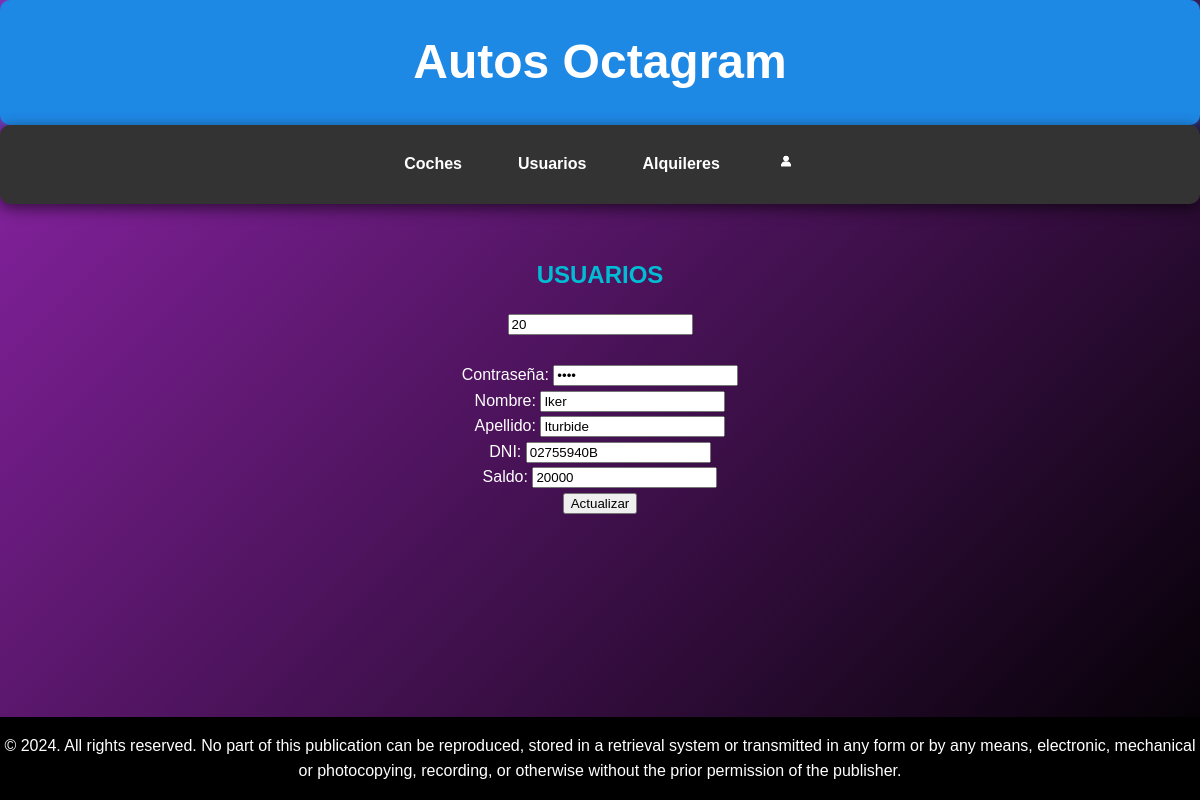
The page /usuarios/modificar2.php (signed in) on the database its author committed.
### tables this page shows
CREATE TABLE `usuarios` (
  `id_usuario` int(10) unsigned NOT NULL AUTO_INCREMENT,
  `password` varchar(100) DEFAULT NULL,
  `nombre` varchar(50) DEFAULT NULL,
  `apellidos` varchar(50) DEFAULT NULL,
  `dni` varchar(9) DEFAULT NULL,
  `saldo` float DEFAULT NULL,
  `tipo_usuario` enum('comprador','vendedor','administrador') DEFAULT NULL,
  PRIMARY KEY (`id_usuario`)
);

### usuarios/modificar2.php (the view, shortened to what this page needs)
<!DOCTYPE html>
<html lang="es">
	<head>
		<link rel="stylesheet" href="../index.css">
	</head>
	<body>
        <?php
            $conn = mysqli_connect ("localhost", "root", "rootroot", "concesionario");
        ?>
		<header class="header">
            <h1>Autos Octagram</h1>
        </header>
        <nav class="navega">
            <ul>
                <li>
                    <a href="../coches/coches.php">Coches</a>
                </li>
                <?php if ($_SESSION['tipo']=='vendedor' || $_SESSION['tipo']=='administrador' || $_SESSION['tipo']=='comprador'){ ?>
                <li>
                    <a href="../usuarios/usuarios.php">Usuarios</a>
                </li>
                <?php } ?>
                <?php if ($_SESSION['tipo']=='vendedor' || $_SESSION['tipo']=='administrador' || $_SESSION['tipo']=='comprador'){ ?>
                    <li>
                        <a href="../alquileres/alquileres.php">Alquileres</a>
                    </li>
                <?php } ?>
                <li>
                    <a href="../registro.php"><img src="../icono.png" width="20"></a>
                </li>
            </ul>
        </nav>
        <main class="contenido">
        <h2>USUARIOS</h2>
        <?PHP
            if ($_SESSION['tipo']=='administrador') {
                $id_usuario = $_POST['id_usuario'];
            }
            else{
                $id_usuario = $_SESSION['id_usuario'];
            }
            $sql = "select * from usuarios where id_usuario = $id_usuario";
            $result= mysqli_query($conn,$sql);
            if (mysqli_num_rows($result)>0){
                while($row=mysqli_fetch_assoc($result)){
        ?>
            <form action="modificar3.php" method="post">
                <input type="text" readonly name="id" value="<?php echo $row['id_usuario']; ?>"><br><br>
                <label for="password">Contraseña:</label>
                <input type="password" name="password" value="<?php echo $row['password']; ?>" required><br>
                <label for="nombre">Nombre:</label>
                <input type="text" name="nombre" value="<?php echo $row['nombre']; ?>" required><br>
                <label for="apellidos">Apellido:</label>
                <input type="text" name="apellidos" value="<?php echo $row['apellidos']; ?>" required><br>
                <label for="dni">DNI:</label>
                <input type="text" name="dni" value="<?php echo $row['dni']; ?>" required><br>
                <label for="saldo">Saldo:</label>
                <input type="number" name="saldo" value="<?php echo $row['saldo']; ?>" required><br>
                <input type="submit" value="Actualizar">
            </form>
            <?php
            }}
            ?>
        </main>
        <footer class="footer">
            <p> © 2024. All rights reserved. No part of this publication can be reproduced, stored in a retrieval system or transmitted in any form or by any means,
                electronic, mechanical or photocopying, recording, or otherwise without the prior permission of the publisher.</p>
        </footer>
	</body>
</html>

### index.css (style rules this page uses)
body, h1, h2, p, ul, li, a { margin: 0; padding: 0; box-sizing: border-box; }
body { font-family: Arial, sans-serif; line-height: 1.6; background-color: #212121; color: #fff; display: flex; flex-direction: column; min-height: 100vh; background: linear-gradient(135deg, #8e24aa, #000000); }
.header { background-color: #1e88e5; color: white; text-align: center; padding: 1.5rem 0; box-shadow: 0 4px 20px rgba(30, 136, 229, 0.7); border-radius: 10px; transition: transform 0.3s ease, background-color 0.3s ease; }
.header h1 { margin: 0; font-size: 3rem; }
.navega { background-color: #333; text-align: center; padding: 1rem 0; box-shadow: 0 4px 15px rgba(0, 0, 0, 0.6); border-radius: 10px; margin-bottom: 20px; }
.navega ul { list-style: none; display: inline-flex; gap: 2rem; }
.navega a { color: white; text-decoration: none; font-weight: bold; padding: 1rem 2rem; border-radius: 30px; transition: background-color 0.3s ease, transform 0.3s ease; }
ul { list-style:none; }
.navega li a { color:#fff; text-decoration:none; padding:10px 12px; display:block; }
.contenido { flex: 1; padding: 2rem; text-align: center; }
.contenido h2 { margin-bottom: 1rem; color: #00bcd4; }
.footer { background-color: #000000; color: white; text-align: center; padding: 1rem 0; margin-top: auto; }

### rows shown on the page
usuarios: id "20", nombre "Iker", apellidos "Iturbide", dni "02755940B", saldo "20000"
